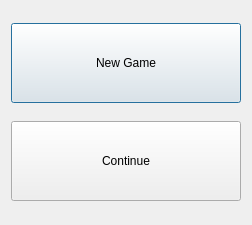
<?xml version="1.0" encoding="UTF-8"?>
<ui version="4.0">
 <class>MainMenu</class>
 <widget class="QDialog" name="MainMenu">
  <property name="geometry">
   <rect>
    <x>0</x>
    <y>0</y>
    <width>252</width>
    <height>225</height>
   </rect>
  </property>
  <property name="windowTitle">
   <string>MainMenu</string>
  </property>
  <layout class="QVBoxLayout" name="verticalLayout">
   <item>
    <widget class="QPushButton" name="newButton">
     <property name="minimumSize">
      <size>
       <width>0</width>
       <height>80</height>
      </size>
     </property>
     <property name="text">
      <string>New Game</string>
     </property>
    </widget>
   </item>
   <item>
    <widget class="QPushButton" name="continueButton">
     <property name="minimumSize">
      <size>
       <width>0</width>
       <height>80</height>
      </size>
     </property>
     <property name="text">
      <string>Continue</string>
     </property>
    </widget>
   </item>
  </layout>
 </widget>
 <layoutdefault spacing="6" margin="11"/>
 <resources/>
 <connections/>
</ui>
